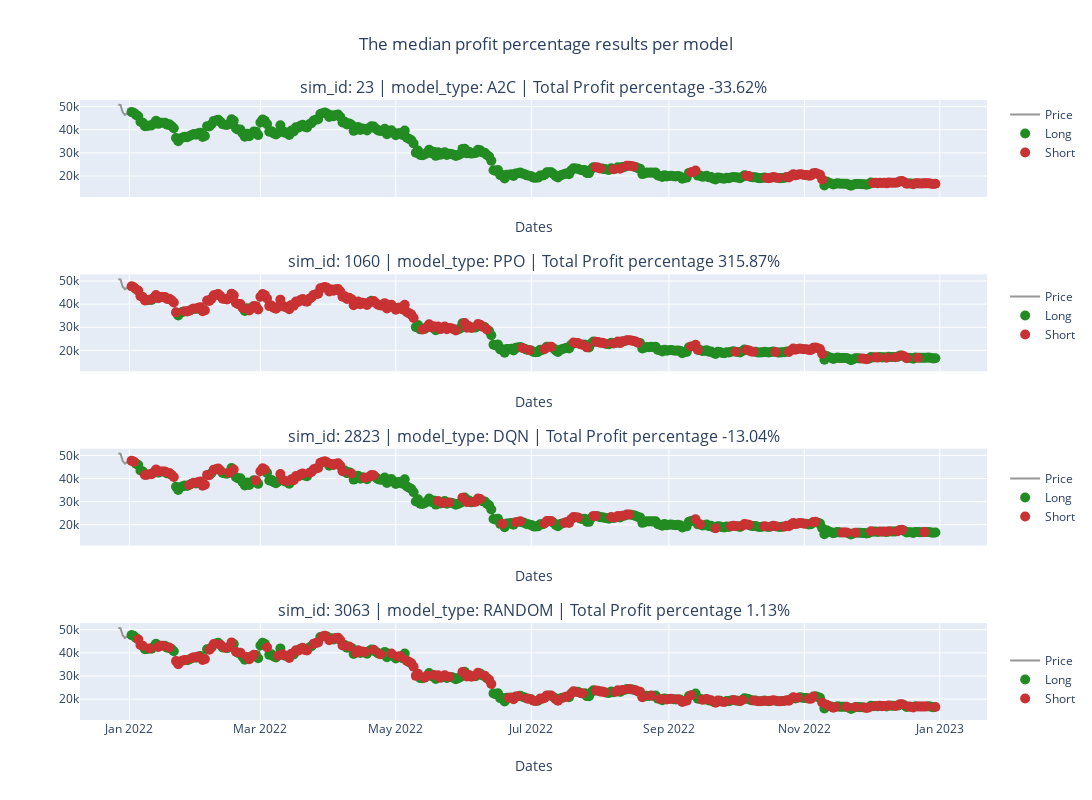

Here is the notebook cell this chart was saved with:
### Code cell
plot_robot_actions_all_models(config_file_name_without_extension, median_sim_id_A2C, median_sim_id_PPO, median_sim_id_DQN, median_sim_id_RANDOM)

### Figure 1 — Plotly figure (JSON) as saved in the notebook; plotly's stock layout.template omitted (floating-point values rounded to 4 significant figures; data arrays with more than 128 entries replaced by an {"elided": "..."} marker saying what was removed)
{"data": [{"legendgroup": "1", "marker": {"color": "#969696"}, "mode": "lines", "name": "Price", "type": "scatter", "x": {"elided": "369 str values"}, "xaxis": "x", "y": {"elided": "369 float values"}, "yaxis": "y"}, {"legendgroup": "1", "marker": {"color": "#228b22", "size": 10, "symbol": "circle"}, "mode": "markers", "name": "Long", "type": "scatter", "x": {"elided": "299 str values"}, "xaxis": "x", "y": {"elided": "299 float values"}, "yaxis": "y"}, {"legendgroup": "1", "marker": {"color": "#c83232", "size": 10, "symbol": "circle"}, "mode": "markers", "name": "Short", "type": "scatter", "x": ["2022-07-30 00:00:00.000000", "2022-07-31 00:00:00.000000", "2022-08-01 00:00:00.000000", "2022-08-07 00:00:00.000000", "2022-08-10 00:00:00.000000", "2022-08-13 00:00:00.000000", "2022-08-14 00:00:00.000000", "2022-08-15 00:00:00.000000", "2022-08-16 00:00:00.000000", "2022-09-11 00:00:00.000000", "2022-09-12 00:00:00.000000", "2022-09-13 00:00:00.000000", "2022-10-06 00:00:00.000000", "2022-10-07 00:00:00.000000", "2022-10-15 00:00:00.000000", "2022-10-16 00:00:00.000000", "2022-10-17 00:00:00.000000", "2022-10-18 00:00:00.000000", "2022-10-19 00:00:00.000000", "2022-10-20 00:00:00.000000", "2022-10-24 00:00:00.000000", "2022-10-25 00:00:00.000000", "2022-10-26 00:00:00.000000", "2022-10-27 00:00:00.000000", "2022-10-28 00:00:00.000000", "2022-10-29 00:00:00.000000", "2022-10-30 00:00:00.000000", "2022-10-31 00:00:00.000000", "2022-11-01 00:00:00.000000", "2022-11-02 00:00:00.000000", "2022-11-03 00:00:00.000000", "2022-11-04 00:00:00.000000", "2022-11-05 00:00:00.000000", "2022-11-06 00:00:00.000000", "2022-11-07 00:00:00.000000", "2022-11-08 00:00:00.000000", "2022-11-09 00:00:00.000000", "2022-12-02 00:00:00.000000", "2022-12-03 00:00:00.000000", "2022-12-04 00:00:00.000000", "2022-12-05 00:00:00.000000", "2022-12-06 00:00:00.000000", "2022-12-07 00:00:00.000000", "2022-12-08 00:00:00.000000", "2022-12-09 00:00:00.000000", "2022-12-10 00:00:00.000000", "2022-12-11 00:00:00.000000", "2022-12-12 00:00:00.000000", "2022-12-13 00:00:00.000000", "2022-12-14 00:00:00.000000", "2022-12-15 00:00:00.000000", "2022-12-16 00:00:00.000000", "2022-12-17 00:00:00.000000", "2022-12-20 00:00:00.000000", "2022-12-21 00:00:00.000000", "2022-12-22 00:00:00.000000", "2022-12-23 00:00:00.000000", "2022-12-24 00:00:00.000000", "2022-12-25 00:00:00.000000", "2022-12-26 00:00:00.000000", "2022-12-27 00:00:00.000000", "2022-12-28 00:00:00.000000", "2022-12-29 00:00:00.000000", "2022-12-30 00:00:00.000000"], "xaxis": "x", "y": [23770.0, 23640.0, 23290.0, 22950.0, 23150.0, 24400.0, 24440.0, 24310.0, 24090.0, 21650.0, 21830.0, 22400.0, 20160.0, 19960.0, 19180.0, 19070.0, 19260.0, 19550.0, 19330.0, 19120.0, 19570.0, 19330.0, 20080.0, 20770.0, 20300.0, 20590.0, 20810.0, 20630.0, 20490.0, 20480.0, 20150.0, 20210.0, 21150.0, 21300.0, 20910.0, 20590.0, 18550.0, 16980.0, 17090.0, 16890.0, 17110.0, 16970.0, 17090.0, 16840.0, 17220.0, 17130.0, 17130.0, 17090.0, 17210.0, 17770.0, 17800.0, 17360.0, 16630.0, 16440.0, 16900.0, 16820.0, 16820.0, 16780.0, 16840.0, 16830.0, 16920.0, 16710.0, 16550.0, 16630.0], "yaxis": "y"}, {"legendgroup": "2", "marker": {"color": "#969696"}, "mode": "lines", "name": "Price", "type": "scatter", "x": {"elided": "369 str values"}, "xaxis": "x2", "y": {"elided": "369 float values"}, "yaxis": "y2"}, {"legendgroup": "2", "marker": {"color": "#228b22", "size": 10, "symbol": "circle"}, "mode": "markers", "name": "Long", "type": "scatter", "x": {"elided": "159 str values"}, "xaxis": "x2", "y": {"elided": "159 float values"}, "yaxis": "y2"}, {"legendgroup": "2", "marker": {"color": "#c83232", "size": 10, "symbol": "circle"}, "mode": "markers", "name": "Short", "type": "scatter", "x": {"elided": "204 str values"}, "xaxis": "x2", "y": {"elided": "204 float values"}, "yaxis": "y2"}, {"legendgroup": "3", "marker": {"color": "#969696"}, "mode": "lines", "name": "Price", "type": "scatter", "x": {"elided": "369 str values"}, "xaxis": "x3", "y": {"elided": "369 float values"}, "yaxis": "y3"}, {"legendgroup": "3", "marker": {"color": "#228b22", "size": 10, "symbol": "circle"}, "mode": "markers", "name": "Long", "type": "scatter", "x": {"elided": "233 str values"}, "xaxis": "x3", "y": {"elided": "233 float values"}, "yaxis": "y3"}, {"legendgroup": "3", "marker": {"color": "#c83232", "size": 10, "symbol": "circle"}, "mode": "markers", "name": "Short", "type": "scatter", "x": {"elided": "130 str values"}, "xaxis": "x3", "y": {"elided": "130 float values"}, "yaxis": "y3"}, {"legendgroup": "4", "marker": {"color": "#969696"}, "mode": "lines", "name": "Price", "type": "scatter", "x": {"elided": "369 str values"}, "xaxis": "x4", "y": {"elided": "369 float values"}, "yaxis": "y4"}, {"legendgroup": "4", "marker": {"color": "#228b22", "size": 10, "symbol": "circle"}, "mode": "markers", "name": "Long", "type": "scatter", "x": {"elided": "183 str values"}, "xaxis": "x4", "y": {"elided": "183 float values"}, "yaxis": "y4"}, {"legendgroup": "4", "marker": {"color": "#c83232", "size": 10, "symbol": "circle"}, "mode": "markers", "name": "Short", "type": "scatter", "x": {"elided": "180 str values"}, "xaxis": "x4", "y": {"elided": "180 float values"}, "yaxis": "y4"}], "layout": {"annotations": [{"font": {"size": 16}, "showarrow": false, "text": "sim_id: 23 | model_type: A2C | Total Profit percentage -33.62%", "x": 0.5, "xanchor": "center", "xref": "paper", "y": 1, "yanchor": "bottom", "yref": "paper"}, {"font": {"size": 16}, "showarrow": false, "text": "sim_id: 1060 | model_type: PPO | Total Profit percentage 315.87%", "x": 0.5, "xanchor": "center", "xref": "paper", "y": 0.7188, "yanchor": "bottom", "yref": "paper"}, {"font": {"size": 16}, "showarrow": false, "text": "sim_id: 2823 | model_type: DQN | Total Profit percentage -13.04%", "x": 0.5, "xanchor": "center", "xref": "paper", "y": 0.4375, "yanchor": "bottom", "yref": "paper"}, {"font": {"size": 16}, "showarrow": false, "text": "sim_id: 3063 | model_type: RANDOM | Total Profit percentage 1.13%", "x": 0.5, "xanchor": "center", "xref": "paper", "y": 0.1562, "yanchor": "bottom", "yref": "paper"}], "height": 800, "legend": {"tracegroupgap": 125}, "title": {"text": "The median profit percentage results per model", "x": 0.5}, "width": 1200, "xaxis": {"anchor": "y", "domain": [0, 1], "matches": "x4", "showticklabels": false, "title": {"standoff": 25, "text": "Dates"}}, "xaxis2": {"anchor": "y2", "domain": [0, 1], "matches": "x4", "showticklabels": false, "title": {"standoff": 25, "text": "Dates"}}, "xaxis3": {"anchor": "y3", "domain": [0, 1], "matches": "x4", "showticklabels": false, "title": {"standoff": 25, "text": "Dates"}}, "xaxis4": {"anchor": "y4", "domain": [0, 1], "title": {"standoff": 25, "text": "Dates"}}, "yaxis": {"anchor": "x", "domain": [0.8438, 1], "matches": "y4", "title": {"standoff": 25, "text": ""}}, "yaxis2": {"anchor": "x2", "domain": [0.5625, 0.7188], "matches": "y4", "title": {"standoff": 25, "text": ""}}, "yaxis3": {"anchor": "x3", "domain": [0.2812, 0.4375], "matches": "y4", "title": {"standoff": 25, "text": ""}}, "yaxis4": {"anchor": "x4", "domain": [0, 0.1562], "title": {"standoff": 25, "text": ""}}}}
